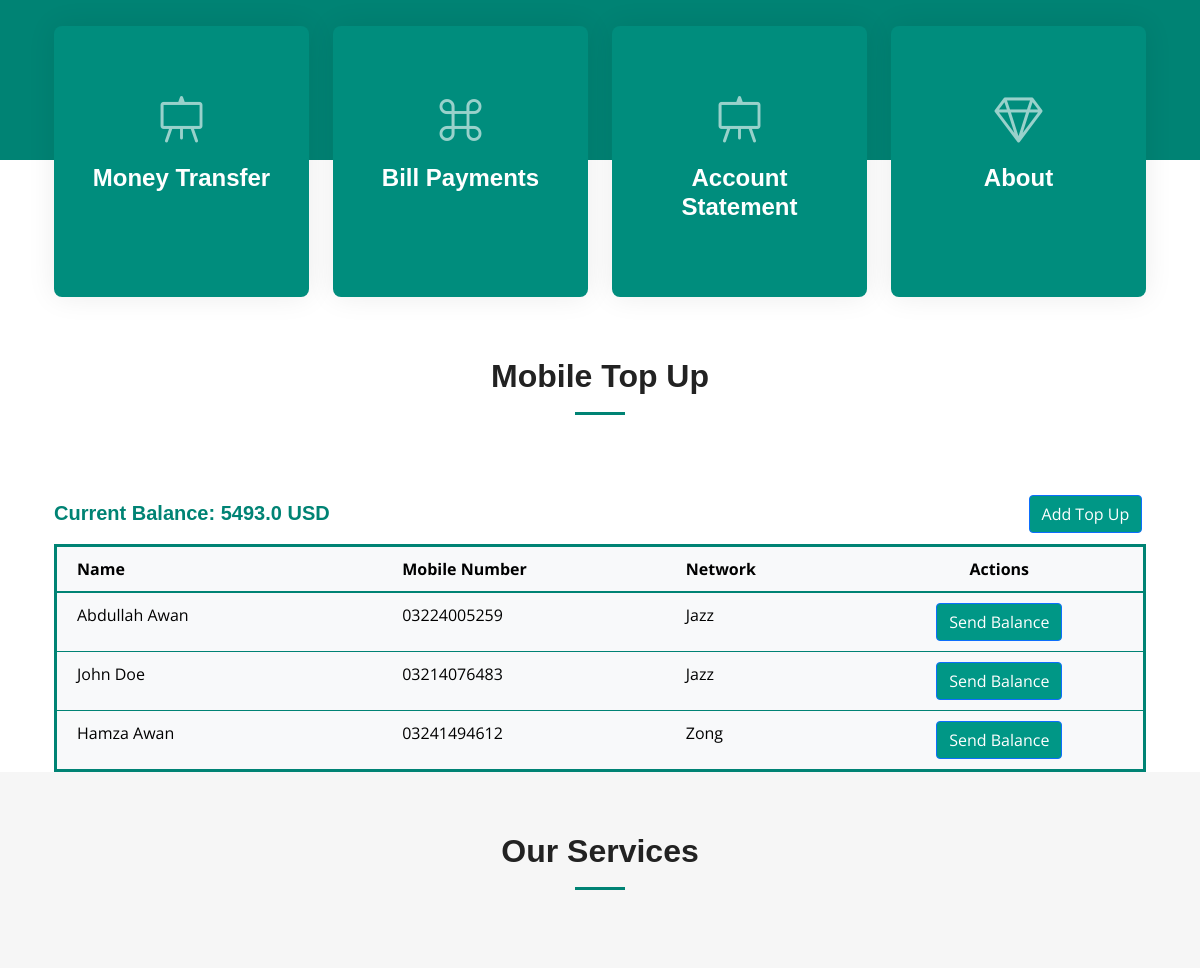
Before: /mobileTopUp/ (signed in, middle part) with the older database file.
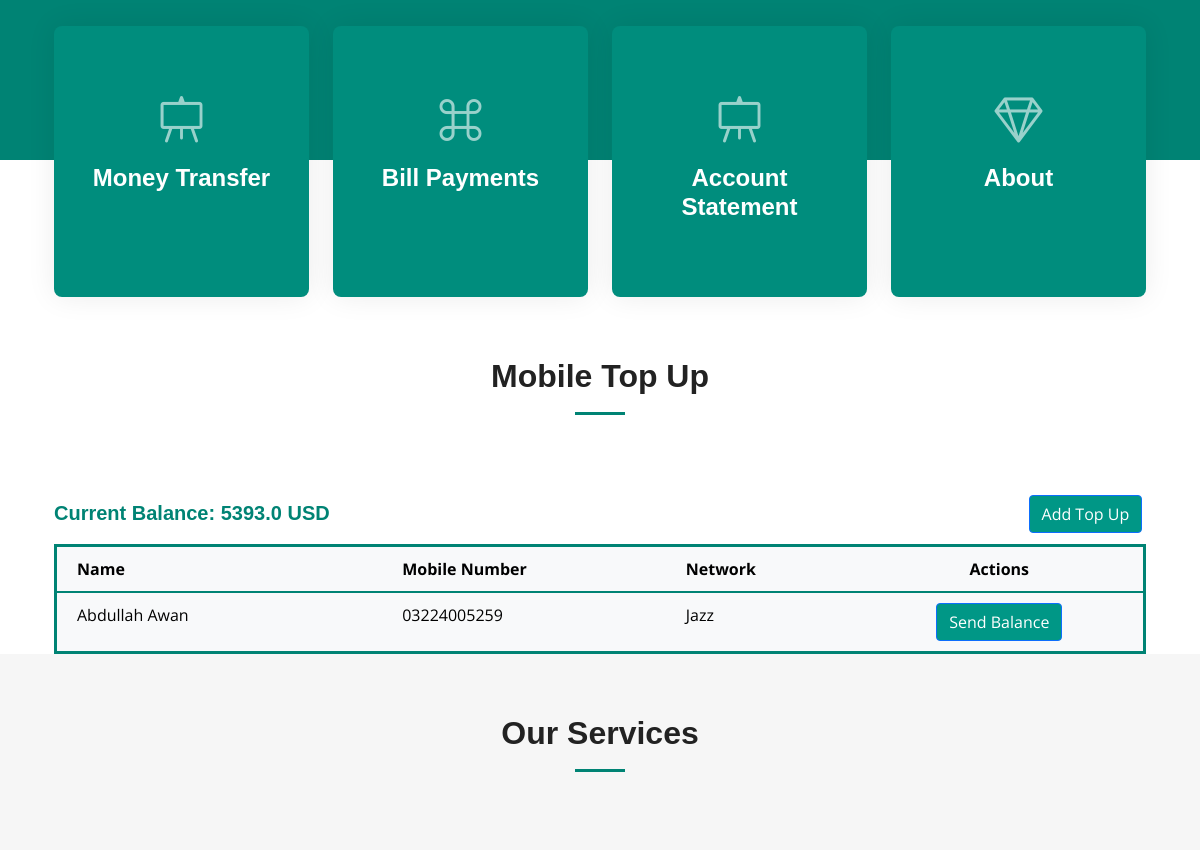
After: the same page with the newer database file.
### app/models.py (models this page shows, shortened)
class Accounts(models.Model):
    SAVING = 'Saving'
    CURRENT = 'Current'
    FIXED_DEPOSIT = 'Fixed Deposit'
    ACCOUNT_TYPE_CHOICES = [
        (SAVING, 'Saving'),
        (CURRENT, 'Current'),
        (FIXED_DEPOSIT, 'Fixed Deposit'),
    ]
    ACTIVE = 'Active'
    INACTIVE = 'Inactive'
    STATUS_CHOICES = [
        (ACTIVE, 'Active'),
        (INACTIVE, 'Inactive'),
    ]
    user = models.ForeignKey(User, on_delete=models.CASCADE)
    account_number = models.CharField(max_length=100, unique=True)
    balance = models.FloatField()
    account_type = models.CharField(max_length=20, choices=ACCOUNT_TYPE_CHOICES, default=CURRENT)
    status = models.CharField(max_length=20, choices=STATUS_CHOICES, default=ACTIVE)
    bank_id = models.ForeignKey('Banks', on_delete=models.CASCADE, default=11)

class MobileTopUp(models.Model):
    mobile_number = models.ForeignKey(MobileNumber, on_delete=models.CASCADE)
    user = models.ForeignKey('User', on_delete=models.CASCADE)
    timestamp = models.DateTimeField(default=timezone.now)

class MobileNumber(models.Model):
    name = models.CharField(max_length=100, default=None)
    mobile_number = models.CharField(max_length=13)
    network = models.ForeignKey(Network, on_delete=models.CASCADE)

class Network(models.Model):
    name = models.CharField(max_length=100)

### app/views.py (the view)
# urls.py: path('mobileTopUp/', views.mobile_top_up, name='mobile_top_up'),
def mobile_top_up(request):
    user_id = request.session.get('user')
    user = get_object_or_404(User, pk=user_id)
    account = get_object_or_404(Accounts, user=user)
    top_ups = MobileTopUp.objects.filter(user_id=user).select_related('mobile_number', 'mobile_number__network')
    networks = Network.objects.all()
    return render(request, 'dashboard/mobiletopup.html', {
        'User': user,
        'networks': networks,
        'top_ups': top_ups,
        'account': account,
        'services': services
    })

### app/templates/Dashboard/mobiletopup.html (shortened to what this page needs)
{% extends 'Dashboard/index.html' %}
{% load static %}
{% block extra_head %}
  <link href="https://cdnjs.cloudflare.com/ajax/libs/font-awesome/5.15.3/css/all.min.css" rel="stylesheet">
{% endblock extra_head %}
{% block content %}
<div class="section-header">
  <h2>Mobile Top Up</h2>
</div>
<div class="container">
    <div class="row">
        <div class="col-6">
            <h5 style="font-weight: bold; font-family: 'Arial', sans-serif; color: #008374; margin-top: 1%;">
                Current Balance: {{ account.balance }} USD
            </h5>
        </div>
        <div class="col-6">
            <a href="#" class="btn btn-primary" style="background-color:#009786; margin-left: 78%; margin-bottom: 2%;" data-bs-toggle="modal" data-bs-target="#addMobileTopUpModal">
                Add Top Up
            </a>
        </div>
    </div>
    <div class="row">
        <div class="col-12">
            <table class="table table-borderless table-hover" style="border-collapse: collapse; border: 3px solid #008374; margin-bottom: 0;">
                <thead style="border-bottom: 2px solid #008374; background-color: #f8f9fa;">
                    <tr>
                        <th style="padding: 10px 20px; width: 30%; border-bottom: 1px solid #008374;">Name</th>
                        <th style="padding: 10px 20px; border-bottom: 1px solid #008374;">Mobile Number</th>
                        <th style="padding: 10px 20px; border-bottom: 1px solid #008374;">Network</th>
                        <th style="padding: 10px 20px; border-bottom: 1px solid #008374; text-align: center;">Actions</th>
                    </tr>
                </thead>
                <tbody style="border: 2px solid #008374; background-color: #f8f9fa;">
                    {% for top_up in top_ups %}
                        <tr style="border-bottom: 1px solid #008374;">
                            <td style="padding: 10px 20px;">{{ top_up.mobile_number.name }}</td>
                            <td style="padding: 10px 20px;">{{ top_up.mobile_number.mobile_number }}</td>
                            <td style="padding: 10px 20px;">{{ top_up.mobile_number.network.name }}</td>
                            <td style="padding: 10px 20px; text-align: center;">
                                <a href="{% url 'send_top_up' %}?name={{ top_up.mobile_number.name }}&mobile_no={{ top_up.mobile_number.mobile_number }}&balance={{ account.balance }}" class="btn btn-primary" style="background-color:#009786;">
                                    Send Balance
                                </a>
                            </td>
                        </tr>
                    {% endfor %}
                </tbody>
            </table>
        </div>
    </div>
</div>
<section id="services" class="services sections-bg">
    <div class="container" data-aos="fade-up">
      <div class="section-header">
        <h2>Our Services</h2>
      </div>
      <div class="row gy-4" data-aos="fade-up" data-aos-delay="100">
      </div>
    </div>
  </section>
  {% endblock content %}

### app/templates/Dashboard/index.html (shortened to what this page needs)
{% load static %}
<!DOCTYPE html>
<html lang="en">
<head>
  <link href="{% static 'vendor/bootstrap/css/bootstrap.min.css' %}" rel="stylesheet">
  <link href="{% static 'vendor/bootstrap-icons/bootstrap-icons.css' %}" rel="stylesheet">
  <link href="{% static 'vendor/aos/aos.css' %}" rel="stylesheet">
  <link href="{% static 'vendor/glightbox/css/glightbox.min.css' %}" rel="stylesheet">
  <link href="{% static 'vendor/swiper/swiper-bundle.min.css' %}" rel="stylesheet">
  <link href="https://stackpath.bootstrapcdn.com/bootstrap/5.0.0-alpha1/css/bootstrap.min.css" rel="stylesheet">
  <link href="https://cdnjs.cloudflare.com/ajax/libs/font-awesome/5.15.3/css/all.min.css" rel="stylesheet">
  <link href="{% static 'css/main.css' %}" rel="stylesheet">
  {% block extra_head %}{% endblock extra_head %}
</head>
<body>
<section id="hero" class="hero">
    <div class="icon-boxes position-relative">
      <div class="container position-relative">
        <div class="row gy-4 mt-5">
          <div class="col-xl-3 col-md-6" data-aos="fade-up" data-aos-delay="100">
            <div class="icon-box">
              <div class="icon"><i class="bi bi-easel"></i></div>
              <h4 class="title"><a href="{% url 'beneficiary' %}" class="stretched-link">Money Transfer</a></h4>
            </div>
          </div>
          <div class="col-xl-3 col-md-6" data-aos="fade-up" data-aos-delay="500">
            <div class="icon-box">
              <div class="icon"><i class="bi bi-command"></i></div>
              <h4 class="title"><a href="{% url 'billpayment' %}" class="stretched-link">Bill Payments</a></h4>
            </div>
          </div>
          <div class="col-xl-3 col-md-6" data-aos="fade-up" data-aos-delay="100">
            <div class="icon-box">
              <div class="icon"><i class="bi bi-easel"></i></div>
              <h4 class="title"><a href="{% url 'statement' %}" class="stretched-link">Account Statement</a></h4>
            </div>
          </div>
          <div class="col-xl-3 col-md-6" data-aos="fade-up" data-aos-delay="200">
            <div class="icon-box">
              <div class="icon"><i class="bi bi-gem"></i></div>
              <h4 class="title"><a href="{% url 'about' %}" class="stretched-link">About</a></h4>
            </div>
          </div>
        </div>
      </div>
    </div>
</section>
  {% block content %}{% endblock content %}
</body>
</html>

### app/static/css/main.css (style rules this page uses)
:root { --font-default: "Open Sans", system-ui, -apple-system, "Segoe UI", Roboto, "Helvetica Neue", Arial, "Noto Sans", "Liberation Sans", sans-serif, "Apple Color Emoji", "Segoe UI Emoji", "Segoe UI Symbol", "Noto Color Emoji"; --font-primary: "Montserrat", sans-serif; --font-secondary: "Poppins", sans-serif; }
:root { --color-default: #222222; --color-primary: #008374; --color-secondary: #f85a40; }
:root { scroll-behavior: smooth; }
body { font-family: var(--font-default); color: var(--color-default); }
a { color: var(--color-primary); text-decoration: none; }
h1, h2, h3, h4, h5, h6 { font-family: var(--font-primary); }
section { padding: 60px 0; overflow: hidden; scroll-margin-top: 70px; overflow: clip; }
.sections-bg { background-color: #f6f6f6; }
.section-header { text-align: center; padding-bottom: 60px; }
.section-header h2 { font-size: 32px; font-weight: 600; margin-bottom: 20px; padding-bottom: 20px; position: relative; }
.section-header h2:after { content: ""; position: absolute; display: block; width: 50px; height: 3px; background: var(--color-primary); left: 0; right: 0; bottom: 0; margin: auto; }
.sticked-header-offset { margin-top: 70px; }
.services { padding: 60px 0; }
.hero { width: 100%; position: relative; background: var(--color-primary); padding: 60px 0 0 0; }
.hero .icon-boxes { padding-bottom: 60px; }
@media (min-width: 1200px) { .hero .icon-boxes:before { content: ""; position: absolute; bottom: 0; left: 0; right: 0; height: calc(50% + 20px); background-color: #fff; } }
.hero .icon-box { padding: 60px 30px; position: relative; overflow: hidden; background: #008d7d; box-shadow: 0 0 29px 0 rgba(0, 0, 0, 0.08); transition: all 0.3s ease-in-out; border-radius: 8px; z-index: 1; height: 100%; width: 100%; text-align: center; }
.hero .icon-box .title { font-weight: 700; margin-bottom: 15px; font-size: 24px; }
.hero .icon-box .title a { color: #fff; transition: 0.3s; }
.hero .icon-box .icon { margin-bottom: 20px; padding-top: 10px; display: inline-block; transition: all 0.3s ease-in-out; font-size: 48px; line-height: 1; color: rgba(255, 255, 255, 0.6); }

Changed rows visible on the page:
removed MobileTopUp: mobile_number.name "John Doe", mobile_number.mobile_number "03214076483", mobile_number.network.name "Jazz"
removed MobileTopUp: mobile_number.name "Hamza Awan", mobile_number.mobile_number "03241494612", mobile_number.network.name "Zong"
changed Accounts: balance "5493.0" → "5393.0"
